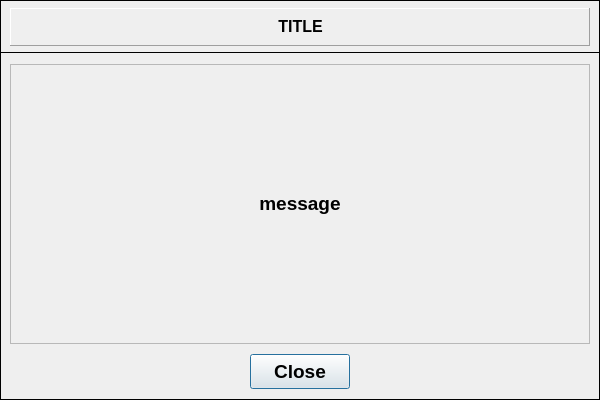
<?xml version="1.0" encoding="UTF-8"?>
<ui version="4.0">
 <class>Dialog</class>
 <widget class="QDialog" name="Dialog">
  <property name="geometry">
   <rect>
    <x>0</x>
    <y>0</y>
    <width>600</width>
    <height>400</height>
   </rect>
  </property>
  <property name="minimumSize">
   <size>
    <width>600</width>
    <height>400</height>
   </size>
  </property>
  <property name="maximumSize">
   <size>
    <width>600</width>
    <height>400</height>
   </size>
  </property>
  <property name="windowTitle">
   <string>Dialog</string>
  </property>
  <widget class="QFrame" name="frame_message">
   <property name="geometry">
    <rect>
     <x>0</x>
     <y>52</y>
     <width>600</width>
     <height>348</height>
    </rect>
   </property>
   <property name="minimumSize">
    <size>
     <width>600</width>
     <height>348</height>
    </size>
   </property>
   <property name="maximumSize">
    <size>
     <width>600</width>
     <height>348</height>
    </size>
   </property>
   <property name="frameShape">
    <enum>QFrame::Box</enum>
   </property>
   <property name="frameShadow">
    <enum>QFrame::Plain</enum>
   </property>
   <widget class="QLabel" name="_label_message">
    <property name="geometry">
     <rect>
      <x>10</x>
      <y>12</y>
      <width>580</width>
      <height>280</height>
     </rect>
    </property>
    <property name="minimumSize">
     <size>
      <width>580</width>
      <height>280</height>
     </size>
    </property>
    <property name="maximumSize">
     <size>
      <width>580</width>
      <height>280</height>
     </size>
    </property>
    <property name="font">
     <font>
      <family>Arial</family>
      <pointsize>13</pointsize>
      <weight>75</weight>
      <italic>false</italic>
      <bold>true</bold>
     </font>
    </property>
    <property name="frameShape">
     <enum>QFrame::StyledPanel</enum>
    </property>
    <property name="frameShadow">
     <enum>QFrame::Sunken</enum>
    </property>
    <property name="text">
     <string>&lt;html&gt;&lt;head/&gt;&lt;body&gt;&lt;p align=&quot;center&quot;&gt;&lt;span style=&quot; font-size:14pt;&quot;&gt;message&lt;/span&gt;&lt;/p&gt;&lt;/body&gt;&lt;/html&gt;</string>
    </property>
    <property name="textFormat">
     <enum>Qt::AutoText</enum>
    </property>
    <property name="alignment">
     <set>Qt::AlignJustify|Qt::AlignVCenter</set>
    </property>
    <property name="wordWrap">
     <bool>true</bool>
    </property>
    <property name="margin">
     <number>10</number>
    </property>
    <property name="indent">
     <number>-1</number>
    </property>
   </widget>
   <widget class="QPushButton" name="pushButton_close">
    <property name="geometry">
     <rect>
      <x>250</x>
      <y>302</y>
      <width>100</width>
      <height>35</height>
     </rect>
    </property>
    <property name="font">
     <font>
      <family>Arial</family>
      <pointsize>14</pointsize>
      <weight>75</weight>
      <italic>false</italic>
      <bold>true</bold>
     </font>
    </property>
    <property name="text">
     <string>Close</string>
    </property>
    <property name="default">
     <bool>false</bool>
    </property>
    <property name="flat">
     <bool>false</bool>
    </property>
   </widget>
  </widget>
  <widget class="QFrame" name="frame_4">
   <property name="geometry">
    <rect>
     <x>0</x>
     <y>0</y>
     <width>600</width>
     <height>53</height>
    </rect>
   </property>
   <property name="minimumSize">
    <size>
     <width>600</width>
     <height>0</height>
    </size>
   </property>
   <property name="maximumSize">
    <size>
     <width>600</width>
     <height>16777215</height>
    </size>
   </property>
   <property name="frameShape">
    <enum>QFrame::Box</enum>
   </property>
   <property name="frameShadow">
    <enum>QFrame::Plain</enum>
   </property>
   <widget class="QFrame" name="frame">
    <property name="geometry">
     <rect>
      <x>10</x>
      <y>8</y>
      <width>580</width>
      <height>38</height>
     </rect>
    </property>
    <property name="minimumSize">
     <size>
      <width>580</width>
      <height>0</height>
     </size>
    </property>
    <property name="maximumSize">
     <size>
      <width>580</width>
      <height>16777215</height>
     </size>
    </property>
    <property name="frameShape">
     <enum>QFrame::Panel</enum>
    </property>
    <property name="frameShadow">
     <enum>QFrame::Raised</enum>
    </property>
    <widget class="QLabel" name="_label_title">
     <property name="geometry">
      <rect>
       <x>4</x>
       <y>0</y>
       <width>573</width>
       <height>38</height>
      </rect>
     </property>
     <property name="minimumSize">
      <size>
       <width>573</width>
       <height>0</height>
      </size>
     </property>
     <property name="maximumSize">
      <size>
       <width>573</width>
       <height>16777215</height>
      </size>
     </property>
     <property name="font">
      <font>
       <family>Arial</family>
       <pointsize>13</pointsize>
       <weight>75</weight>
       <italic>false</italic>
       <bold>true</bold>
      </font>
     </property>
     <property name="text">
      <string>&lt;html&gt;&lt;head/&gt;&lt;body&gt;&lt;p align=&quot;center&quot;&gt;&lt;span style=&quot; font-size:12pt;&quot;&gt;TITLE&lt;/span&gt;&lt;/p&gt;&lt;/body&gt;&lt;/html&gt;</string>
     </property>
     <property name="textFormat">
      <enum>Qt::AutoText</enum>
     </property>
     <property name="alignment">
      <set>Qt::AlignCenter</set>
     </property>
    </widget>
   </widget>
  </widget>
 </widget>
 <tabstops>
  <tabstop>pushButton_close</tabstop>
 </tabstops>
 <resources/>
 <connections/>
</ui>
